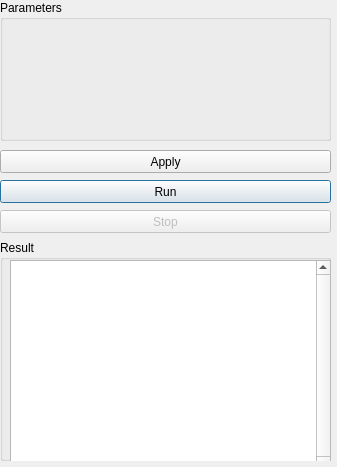
<?xml version="1.0" encoding="UTF-8"?>
<ui version="4.0">
 <author>Nestor Rodriguez</author>
 <class>Dialog</class>
 <widget class="QDialog" name="Dialog">
  <property name="windowModality">
   <enum>Qt::NonModal</enum>
  </property>
  <property name="geometry">
   <rect>
    <x>0</x>
    <y>0</y>
    <width>337</width>
    <height>467</height>
   </rect>
  </property>
  <property name="windowTitle">
   <string>Cga</string>
  </property>
  <widget class="QWidget" name="verticalLayoutWidget">
   <property name="geometry">
    <rect>
     <x>0</x>
     <y>0</y>
     <width>331</width>
     <height>141</height>
    </rect>
   </property>
   <layout class="QVBoxLayout" name="verticalLayout">
    <item>
     <widget class="QGroupBox" name="paramBox">
      <property name="title">
       <string>Parameters</string>
      </property>
     </widget>
    </item>
   </layout>
  </widget>
  <widget class="QGroupBox" name="resultBox">
   <property name="geometry">
    <rect>
     <x>0</x>
     <y>240</y>
     <width>331</width>
     <height>221</height>
    </rect>
   </property>
   <property name="title">
    <string>Result</string>
   </property>
   <widget class="QTextEdit" name="resultTextEdit">
    <property name="geometry">
     <rect>
      <x>10</x>
      <y>20</y>
      <width>321</width>
      <height>211</height>
     </rect>
    </property>
    <property name="verticalScrollBarPolicy">
     <enum>Qt::ScrollBarAlwaysOn</enum>
    </property>
   </widget>
  </widget>
  <widget class="QPushButton" name="runButton">
   <property name="geometry">
    <rect>
     <x>0</x>
     <y>180</y>
     <width>331</width>
     <height>23</height>
    </rect>
   </property>
   <property name="text">
    <string>Run</string>
   </property>
  </widget>
  <widget class="QPushButton" name="applyButton">
   <property name="geometry">
    <rect>
     <x>0</x>
     <y>150</y>
     <width>331</width>
     <height>23</height>
    </rect>
   </property>
   <property name="text">
    <string>Apply</string>
   </property>
  </widget>
  <widget class="QPushButton" name="stopButton">
   <property name="enabled">
    <bool>false</bool>
   </property>
   <property name="geometry">
    <rect>
     <x>0</x>
     <y>210</y>
     <width>331</width>
     <height>23</height>
    </rect>
   </property>
   <property name="text">
    <string>Stop</string>
   </property>
  </widget>
 </widget>
 <resources/>
 <connections/>
</ui>
